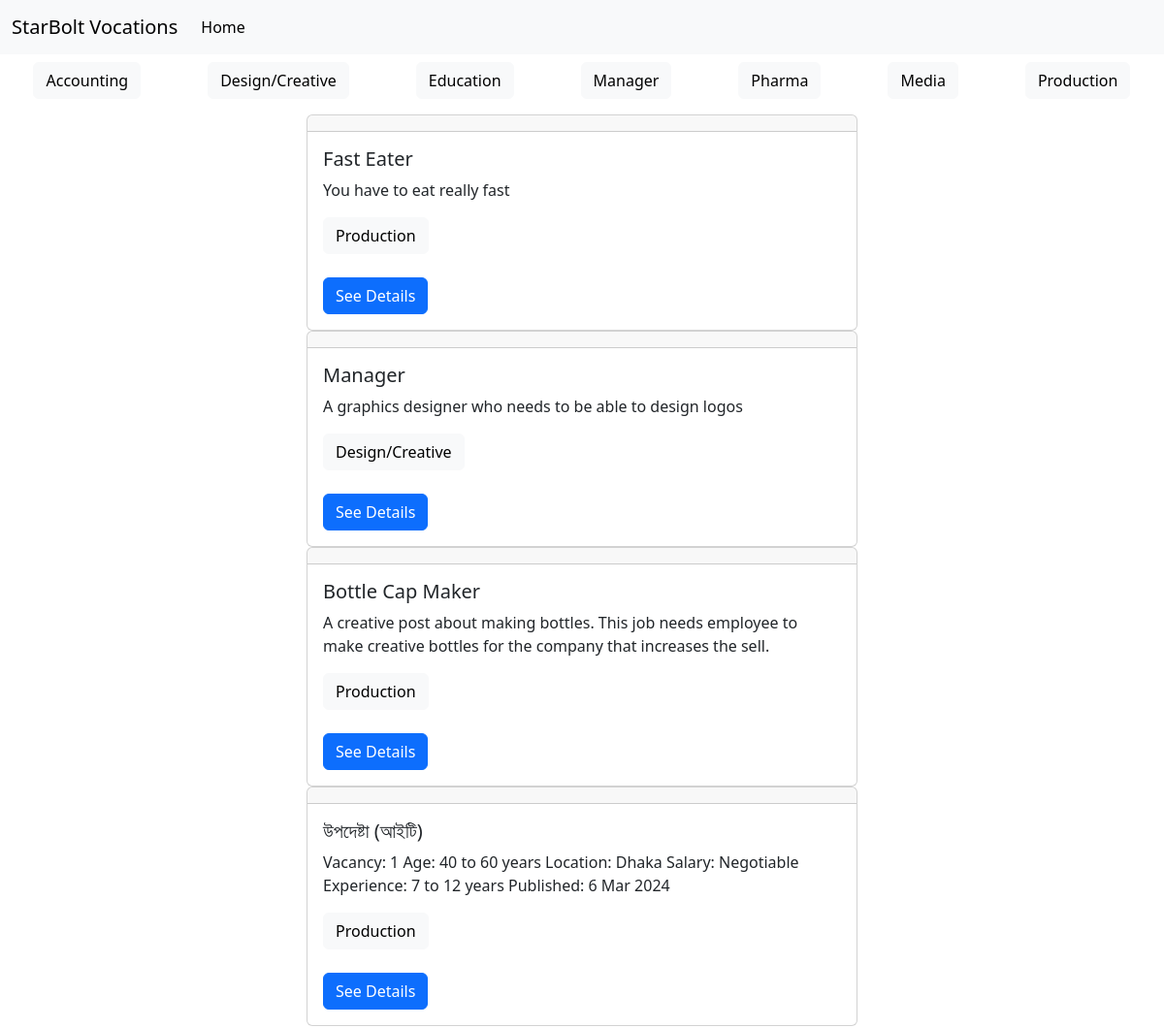
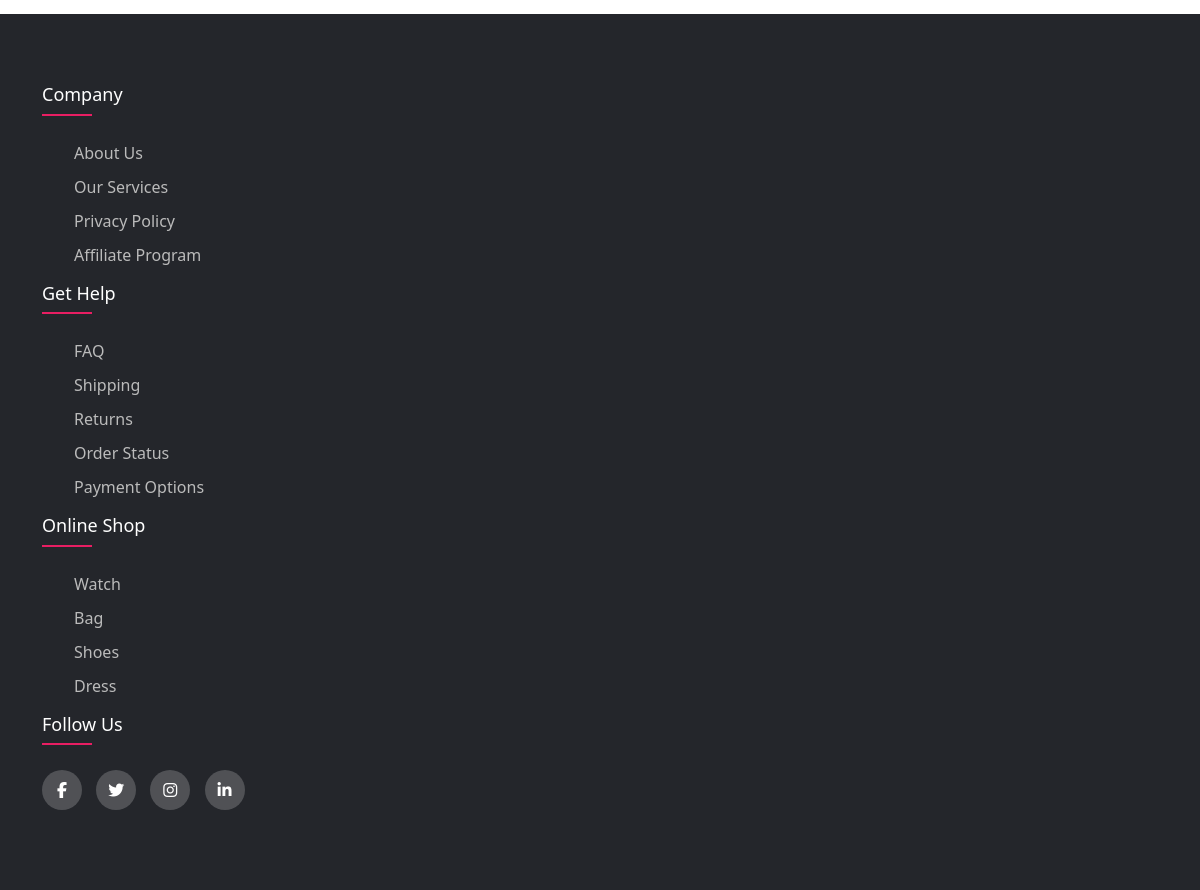
Page /employers/jobs/ on the earlier database version (2 pictures, top to bottom).
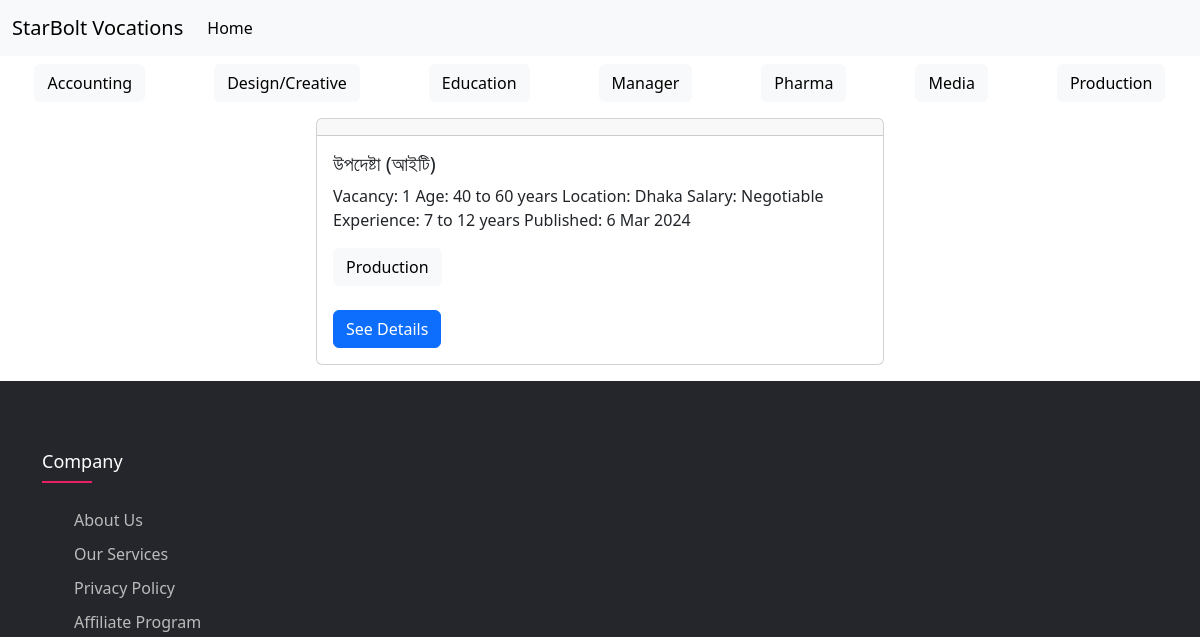
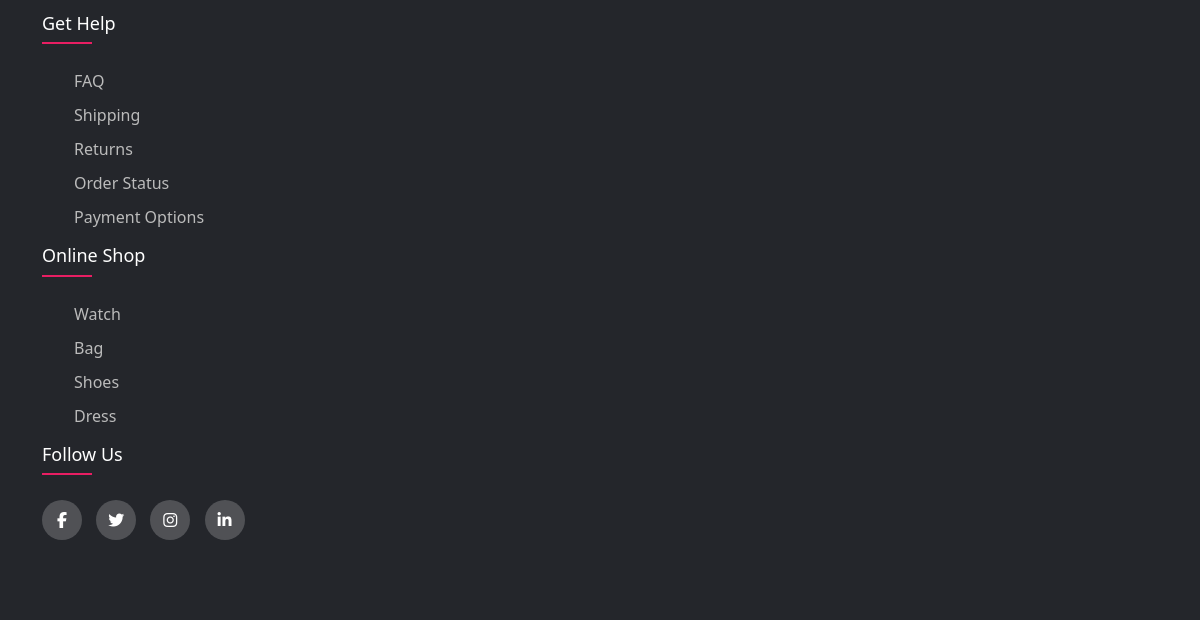
Same page on the later database version (2 pictures, top to bottom).
### job/models.py (models this page shows, shortened)
class Category(models.Model):
    name= models.CharField(max_length= 40, unique=True)
    def __str__(self) -> str:
        return self.name

class Job(models.Model):
    title= models.CharField(max_length= 40)
    category= models.ForeignKey(Category, on_delete= models.CASCADE, unique=False)
    description = models.TextField()
    requirements= models.TextField()
    responsibility= models.TextField()
    location= models.CharField(max_length= 40)
    status= models.CharField(choices= constants.STATUS, max_length= 40)
    typeo= models.CharField(choices= constants.TYPE, max_length= 40, null= True)
    date= models.DateField(auto_now_add= True)
    deadline= models.DateField(null= True)
    employer= models.ForeignKey(Employer, on_delete= models.CASCADE)

### employers/views.py (the view)
# urls.py: path('jobs/', views.EmpJobView.as_view(), name= 'show_job_employer'),
class EmpJobView(ListView):
    model= Job
    template_name="show_job_employer.html"
    def get_queryset(self) :
        queryset= Job.objects.all()
        return queryset
    def get_context_data(self, **kwargs) :
        context= super().get_context_data(**kwargs)
        category= Category.objects.all()
        context['category']=  category
        return context

### employers/templates/show_job_employer.html
{% extends "empbrowse.html" %}
{% block content %}
<div class="d-flex justify-content-around" >
  {% for cat in category %}
  <a class="btn btn-light mt-2" href="{% url 'filter_job' cat.id %}"> {{cat.name}} </a>
  {% endfor %}
</div>
<div class="m-auto p-3 w-50" >
    {%for job in job_list %}
    <div class="card">
        <div class="card-header">
        </div>
        <div class="card-body">
          <h5 class="card-title">{{job.title}}</h5>
          <p class="card-text">{{job.description}}</p>
          <button class='btn btn-light'>{{job.category}}</button> <br> <br>
          <a href="{% url 'job_details' job.id %}" class="btn btn-primary">See Details</a>
        </div>
      </div>
    {% endfor %}
</div>
{% endblock  %}

Differences in the rows shown:
removed Job: title "Fast Eater", description "You have to eat really fast", category "Production"
removed Job: title "Manager", description "A graphics designer who needs to be able to design logos", category "Design/Creative"
removed Job: title "Bottle Cap Maker", description "A creative post about making bottles. This job needs employee to make creative bottles for the company that increases the sell.", category "Production"
